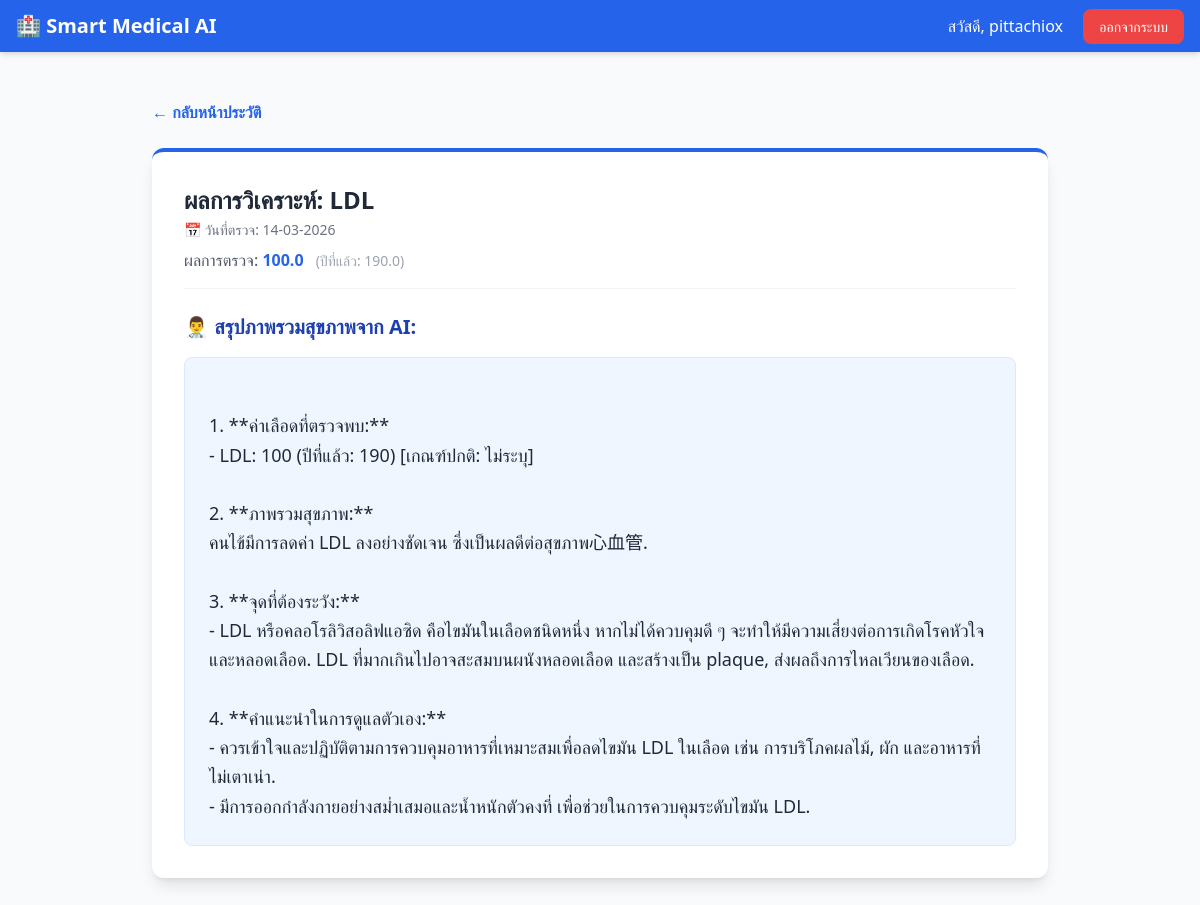
Page /record/41 (signed in) on the committed database.
### app.py (models this page shows)
class User(UserMixin, db.Model):
    id = db.Column(db.Integer, primary_key=True)
    username = db.Column(db.String(150), unique=True, nullable=False)
    password = db.Column(db.String(150), nullable=False)
    records = db.relationship('BloodRecord', backref='user', lazy=True)

class BloodRecord(db.Model):
    id = db.Column(db.Integer, primary_key=True)
    test_name = db.Column(db.String(50), nullable=False)
    current_value = db.Column(db.Float, nullable=False)
    previous_value = db.Column(db.Float, nullable=True)
    ai_analysis = db.Column(db.Text, nullable=False)
    user_id = db.Column(db.Integer, db.ForeignKey('user.id'), nullable=False)
    record_date = db.Column(db.Date, nullable=True, default=datetime.utcnow)

### app.py (the view)
@app.route('/record/<int:record_id>')
@login_required
def view_record(record_id):
    record = BloodRecord.query.get_or_404(record_id)
    if record.user_id != current_user.id:
        flash('ไม่อนุญาตให้เข้าถึงข้อมูลนี้', 'error')
        return redirect(url_for('dashboard'))
    return render_template('view_record.html', record=record)

### app.py (called while the page is built)
@login_manager.user_loader
def load_user(user_id):
    return User.query.get(int(user_id))

### templates/view_record.html
{% extends "base.html" %}
{% block content %}
<div class="max-w-4xl mx-auto">
    <div class="mb-6 flex justify-between items-center">
        <a href="/dashboard" class="text-blue-600 hover:underline flex items-center gap-2 font-semibold">
            &larr; กลับหน้าประวัติ
        </a>
    </div>
    <div class="bg-white p-8 rounded-xl shadow-lg border-t-4 border-blue-600">
        <div class="flex items-center justify-between mb-6 pb-4 border-b border-gray-100">
            <div>
                <h1 class="text-2xl font-bold text-gray-800 mb-1">ผลการวิเคราะห์: {{ record.test_name }}</h1>
                <p class="text-sm text-gray-500 mb-2">📅 วันที่ตรวจ: {{ record.record_date.strftime('%d-%m-%Y') if
                    record.record_date else '-' }}</p>
                <p class="text-gray-600">ผลการตรวจ: <span class="font-bold text-blue-600">{{ record.current_value
                        }}</span>
                    <span class="text-sm text-gray-400 ml-2">(ปีที่แล้ว: {{ record.previous_value or '-' }})</span>
                </p>
            </div>
        </div>
        <h3 class="text-xl font-bold text-blue-800 mb-4">👨‍⚕️ สรุปภาพรวมสุขภาพจาก AI:</h3>
        <div
            class="text-gray-800 whitespace-pre-line leading-relaxed text-lg bg-blue-50 p-6 rounded-lg border border-blue-100">
            {{ record.ai_analysis }}
        </div>
    </div>
</div>
{% endblock %}

### templates/base.html (shortened to what this page needs)
<!DOCTYPE html>
<html lang="th">
<head>
    <script src="https://cdn.tailwindcss.com"></script>
</head>
<body class="bg-slate-50 min-h-screen">
    <nav class="bg-blue-600 text-white shadow-md">
        <div class="max-w-7xl mx-auto px-4 py-3 flex justify-between items-center">
            <a href="/" class="text-xl font-bold flex items-center gap-2">
                🏥 Smart Medical AI
            </a>
            <div>
                {% if current_user.is_authenticated %}
                <span class="mr-4">สวัสดี, {{ current_user.username }}</span>
                <a href="{{ url_for('logout') }}"
                    class="bg-red-500 hover:bg-red-600 px-4 py-2 rounded-lg text-sm transition">ออกจากระบบ</a>
                {% else %}
                <a href="{{ url_for('login') }}" class="hover:text-blue-200 mr-4">เข้าสู่ระบบ</a>
                <a href="{{ url_for('register') }}"
                    class="bg-white text-blue-600 px-4 py-2 rounded-lg text-sm font-bold transition hover:bg-gray-100">สมัครสมาชิก</a>
                {% endif %}
            </div>
        </div>
    </nav>
    <main class="max-w-7xl mx-auto px-4 py-8">
        {% block content %}{% endblock %}
    </main>
</body>
</html>

### rows in the picture
User: username "pittachiox"
BloodRecord: test_name "LDL", record_date "14-03-2026", current_value "100.0", previous_value "190.0", ai_analysis "1. **ค่าเลือดที่ตรวจพบ:** - LDL: 100 (ปีที่แล้ว: 190) [เกณฑ์ปกติ: ไม่ระบุ] 2. **ภาพรวมสุขภาพ:** คนไข้มีการลดค่า LDL ลงอย่างชัดเจน ซึ่งเป็นผลดีต่อสุขภาพ心血管. 3. **จุดที่ต้องระวัง:** - LDL หรือคลอโรลิวิสอลิฟแอซิด คือไขมันในเลือดชนิดหนึ่ง หากไม่ได้ควบคุมดี ๆ จะทำให้มีความเสี่ยงต่อการเกิดโรคหัวใจและหลอดเลือด. LDL ที่มากเกินไปอาจสะสมบนผนังหลอดเลือด และสร้างเป็น plaque, ส่งผลถึงการไหลเวียนของเลือด. 4. **คำแนะนำในการดูแลตัวเอง:** - ควรเข้าใจและปฏิบัติตามการควบคุมอาหารที่เหมาะสมเพื่อลดไขมัน LDL ในเลือด เช่น การบริโภคผลไม้, ผัก และอาหารที่ไม่เตาเน่า. - มีการออกกำลังกายอย่างสม่ำเสมอและน้ำหนักตัวคงที่ เพื่อช่วยในการควบคุมระดับไขมัน LDL."
